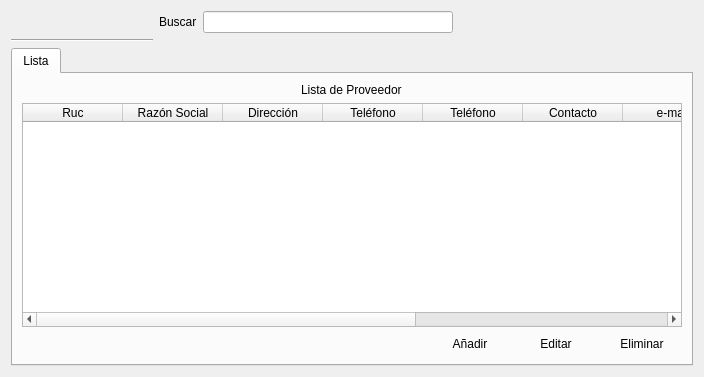
<?xml version="1.0" encoding="UTF-8"?>
<ui version="4.0">
 <class>ui_proveedores</class>
 <widget class="QWidget" name="ui_proveedores">
  <property name="geometry">
   <rect>
    <x>0</x>
    <y>0</y>
    <width>704</width>
    <height>377</height>
   </rect>
  </property>
  <property name="windowTitle">
   <string>Form</string>
  </property>
  <layout class="QGridLayout" name="gridLayout_6">
   <item row="0" column="0">
    <spacer name="horizontalSpacer_5">
     <property name="orientation">
      <enum>Qt::Horizontal</enum>
     </property>
     <property name="sizeHint" stdset="0">
      <size>
       <width>156</width>
       <height>20</height>
      </size>
     </property>
    </spacer>
   </item>
   <item row="0" column="1">
    <widget class="QLabel" name="label_3">
     <property name="text">
      <string>Buscar</string>
     </property>
    </widget>
   </item>
   <item row="0" column="2">
    <widget class="QLineEdit" name="lineEdit">
     <property name="minimumSize">
      <size>
       <width>250</width>
       <height>0</height>
      </size>
     </property>
     <property name="maximumSize">
      <size>
       <width>250</width>
       <height>16777215</height>
      </size>
     </property>
    </widget>
   </item>
   <item row="0" column="3">
    <widget class="QPushButton" name="pushButton_5">
     <property name="text">
      <string/>
     </property>
     <property name="icon">
      <iconset resource="Icons/Icons.qrc">
       <normaloff>:/Icons/1349716430_zoom.png</normaloff>:/Icons/1349716430_zoom.png</iconset>
     </property>
     <property name="flat">
      <bool>true</bool>
     </property>
    </widget>
   </item>
   <item row="0" column="4">
    <widget class="QPushButton" name="pushButton_6">
     <property name="text">
      <string/>
     </property>
     <property name="icon">
      <iconset resource="Icons/Icons.qrc">
       <normaloff>:/Icons/1349716435_cog.png</normaloff>:/Icons/1349716435_cog.png</iconset>
     </property>
     <property name="flat">
      <bool>true</bool>
     </property>
    </widget>
   </item>
   <item row="0" column="5">
    <spacer name="horizontalSpacer_6">
     <property name="orientation">
      <enum>Qt::Horizontal</enum>
     </property>
     <property name="sizeHint" stdset="0">
      <size>
       <width>156</width>
       <height>20</height>
      </size>
     </property>
    </spacer>
   </item>
   <item row="1" column="0">
    <widget class="Line" name="line">
     <property name="orientation">
      <enum>Qt::Horizontal</enum>
     </property>
    </widget>
   </item>
   <item row="2" column="0" colspan="6">
    <widget class="QTabWidget" name="tabWidget">
     <property name="currentIndex">
      <number>0</number>
     </property>
     <widget class="QWidget" name="list">
      <attribute name="title">
       <string>Lista</string>
      </attribute>
      <layout class="QGridLayout" name="gridLayout_5">
       <item row="0" column="0">
        <layout class="QGridLayout" name="gridLayout_4">
         <item row="0" column="0">
          <layout class="QGridLayout" name="gridLayout_3">
           <item row="0" column="0">
            <layout class="QGridLayout" name="gridLayout_2">
             <item row="0" column="0">
              <widget class="QLabel" name="label_2">
               <property name="sizePolicy">
                <sizepolicy hsizetype="Fixed" vsizetype="Preferred">
                 <horstretch>0</horstretch>
                 <verstretch>0</verstretch>
                </sizepolicy>
               </property>
               <property name="text">
                <string>Lista de Proveedor</string>
               </property>
              </widget>
             </item>
            </layout>
           </item>
           <item row="1" column="0">
            <layout class="QGridLayout" name="gridLayout">
             <item row="1" column="0">
              <spacer name="horizontalSpacer_2">
               <property name="orientation">
                <enum>Qt::Horizontal</enum>
               </property>
               <property name="sizeHint" stdset="0">
                <size>
                 <width>40</width>
                 <height>20</height>
                </size>
               </property>
              </spacer>
             </item>
             <item row="1" column="1">
              <widget class="QPushButton" name="pushButton_add_proveedor">
               <property name="sizePolicy">
                <sizepolicy hsizetype="Fixed" vsizetype="Fixed">
                 <horstretch>0</horstretch>
                 <verstretch>0</verstretch>
                </sizepolicy>
               </property>
               <property name="text">
                <string>Añadir</string>
               </property>
               <property name="icon">
                <iconset resource="Icons/Icons.qrc">
                 <normaloff>:/Icons/1349716423_sq_plus.png</normaloff>:/Icons/1349716423_sq_plus.png</iconset>
               </property>
               <property name="shortcut">
                <string>Ctrl+N</string>
               </property>
               <property name="flat">
                <bool>true</bool>
               </property>
              </widget>
             </item>
             <item row="1" column="2">
              <widget class="QPushButton" name="pushButton_edit_proveedor">
               <property name="sizePolicy">
                <sizepolicy hsizetype="Fixed" vsizetype="Fixed">
                 <horstretch>0</horstretch>
                 <verstretch>0</verstretch>
                </sizepolicy>
               </property>
               <property name="text">
                <string>Editar</string>
               </property>
               <property name="icon">
                <iconset resource="Icons/Icons.qrc">
                 <normaloff>:/Icons/1349716425_doc_edit.png</normaloff>:/Icons/1349716425_doc_edit.png</iconset>
               </property>
               <property name="shortcut">
                <string>Ctrl+E</string>
               </property>
               <property name="flat">
                <bool>true</bool>
               </property>
              </widget>
             </item>
             <item row="1" column="3">
              <widget class="QPushButton" name="pushButton_sup_proveedor">
               <property name="sizePolicy">
                <sizepolicy hsizetype="Fixed" vsizetype="Fixed">
                 <horstretch>0</horstretch>
                 <verstretch>0</verstretch>
                </sizepolicy>
               </property>
               <property name="text">
                <string>Eliminar</string>
               </property>
               <property name="icon">
                <iconset resource="Icons/Icons.qrc">
                 <normaloff>:/Icons/1349716432_round_minus.png</normaloff>:/Icons/1349716432_round_minus.png</iconset>
               </property>
               <property name="shortcut">
                <string>Del</string>
               </property>
               <property name="flat">
                <bool>true</bool>
               </property>
              </widget>
             </item>
             <item row="0" column="0" colspan="4">
              <widget class="QTableWidget" name="tableWidget">
               <column>
                <property name="text">
                 <string>Ruc</string>
                </property>
               </column>
               <column>
                <property name="text">
                 <string>Razón Social</string>
                </property>
               </column>
               <column>
                <property name="text">
                 <string>Dirección</string>
                </property>
               </column>
               <column>
                <property name="text">
                 <string>Teléfono</string>
                </property>
               </column>
               <column>
                <property name="text">
                 <string>Teléfono</string>
                </property>
               </column>
               <column>
                <property name="text">
                 <string>Contacto</string>
                </property>
               </column>
               <column>
                <property name="text">
                 <string>e-mail</string>
                </property>
               </column>
               <column>
                <property name="text">
                 <string>Banco</string>
                </property>
               </column>
               <column>
                <property name="text">
                 <string>Cuenta</string>
                </property>
               </column>
               <column>
                <property name="text">
                 <string>Comentario</string>
                </property>
               </column>
              </widget>
             </item>
            </layout>
           </item>
          </layout>
         </item>
        </layout>
       </item>
      </layout>
     </widget>
    </widget>
   </item>
  </layout>
 </widget>
 <resources>
  <include location="Icons/Icons.qrc"/>
 </resources>
 <connections/>
</ui>
